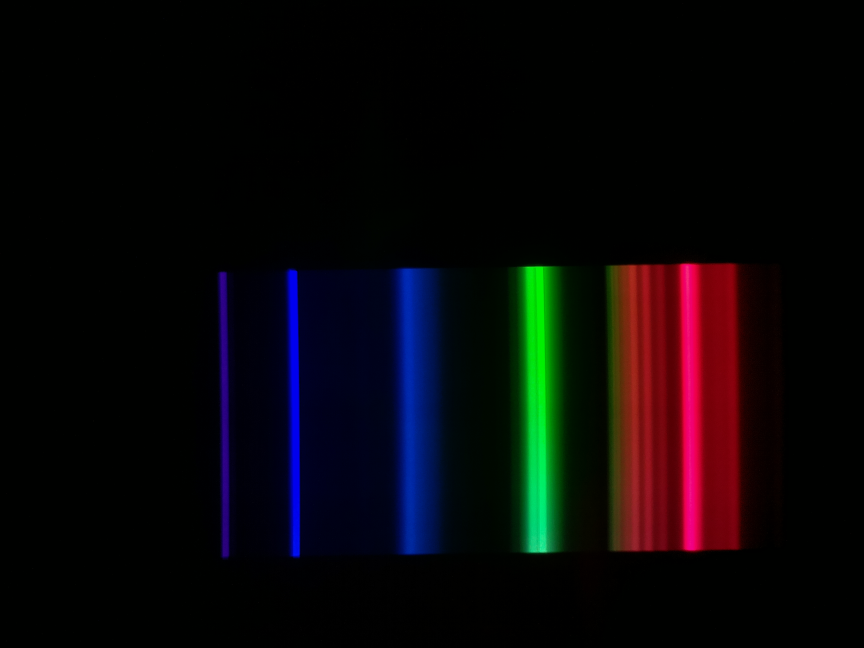
#> input picture testSpectra/cfl_philips_calibration.png, 2592 x 1944 px, given in place of 410nm-420nm.jpg, which was not available (shown at 1/3 size)
$ python lamp_rebuild_search.py
#> lines starting #> are read from the running program, lines starting #| are printed output that depends on the picture; after the words box and inside, x2 and y2 are one past the last pixel; in counts of white or black regions, pixels touching at a corner belong together; pictures that were not available may be replaced by others from this repository, and a replacement may not be noted
### diagnostics/led_lamp_410_680.py
"""410-680 nm lamp study — score Avonec 3 W LED combinations for the pumpkin-oil bands.

Widens `led_combination_search.py` (which answered `SPEC_capture_quality.md` §16.25.4a over 430-670 nm)
to the range Edwin asked for, **410-680 nm** (corrected 2026-08-07 from a 689 typo; 680 is also
exactly where `KB_spectroscopy_physics.md` §7.2 puts the last measurable response), and prices a
**deep-red 3 W STAR emitter** — which Avonec turns out to sell itself.

What changes against the 430-670 study, and why each change matters:

  1. **Thirteen digitised Avonec SPDs, not seven.** The four colour LEDs that study excluded rather than
     guessed (440-450, 455-460, 590-600, 600-610) plus the two remaining whites (2900-3200 K,
     4000-4500 K) now have their axes read off the plots. `--verify` checks every digitised peak
     against the part number.
  2. **The grid is 410-680 nm.** Both new ends carry a specific pigment question:
       - **410-430** brackets the **Soret peak at ~432 nm** from BELOW. Demetallation
         (protochlorophyll -> protopheophytin, the green->brown chemistry, `KB_spectroscopy_physics.md`
         §4.1) **weakens AND blue-shifts** the Soret. A shift cannot be measured from one flank.
       - **660-680** is the first genuinely **pigment-free window** (Qy is at ~623-626 nm, not 665), so
         it is the natural baseline anchor the metric has never had.
  3. **The deep-red star.** Modelled from the Avonec 660 measured curve as the shape proxy, with a
     peak/width sensitivity sweep, because the second vendor's part has no measured SPD on file.
  4. **Emitted vs DELIVERED.** An emitted-photon ranking is only half the answer past 630 nm: the
     instrument's own response falls steeply there (`KB_spectroscopy_physics.md` §7.2 — the red channel
     drops ~40x between 631 and 657 nm). Every combination is therefore scored twice, and the delivered
     score is bracketed by an optimistic and a pessimistic response model rather than a single curve.

⚠ What this can and cannot say. It ranks CANDIDATE SPECTRA. It knows nothing about drive current,
binning, thermal droop, diffuser transmission, or how emitters combine behind one diffuser. Real
per-part output varies far more than these normalised curves suggest. Treat the ranking as a shortlist
for the bench, not a result.

Run from the spectracsPy repo root:
    ./venv/bin/python diagnostics/led_lamp_410_680.py [--verify] [--figures]
"""
import itertools
import json
import os
import sys

import numpy as np
from PIL import Image

LED_DIRECTORY = "/home/nidwe72/development/spectracs/spectracs-references/leds/avonec/"
OUT_DIRECTORY = "/home/nidwe72/development/spectracs/spectracs-references/tmp/lamp410680/"

# file -> (first gridline label, last gridline label, label interval, nominal peak).
# ⚠ Hand-read from each plot's x axis. The interval is a SELF-CHECK: the number of detected gridlines
# must equal (last-first)/interval + 1, so a mis-read axis fails loudly instead of shifting a curve
# silently. `--verify` then checks the digitised peak against the part number.
# The first seven were calibrated for the 430-670 study; the last seven were read for this one.
PLOTS = {
    "410nm-420nm.jpg":   (375.0, 470.0,  5.0, 421.0),
    "430nm-435nm.jpg":   (390.0, 490.0, 10.0, 432.0),
    "440nm-450nm.jpg":   (400.0, 490.0,  5.0, 441.0),
    "455nm-460nm.jpg":   (410.0, 510.0, 10.0, 458.0),
    "480nm-485nm.jpg":   (435.0, 530.0,  5.0, 481.0),
    "515nm-525nm.jpg":   (458.0, 598.0, 10.0, 520.0),
    "590nm-600nm.jpg":   (549.0, 629.0,  5.0, 594.0),
    "600nm-610nm.jpg":   (561.0, 656.0,  5.0, 615.0),
    "630nm-640nm.jpg":   (584.0, 674.0,  5.0, 635.0),
    "660nm.jpg":         (606.0, 701.0,  5.0, 661.0),
    "2900k-3200k.jpg":   (406.0, 726.0, 20.0, None),
    "4000k-4500k.jpg":   (399.0, 759.0, 20.0, None),
    "5500k-6000k.jpg":   (402.0, 702.0, 20.0, None),
    "6500k-7000k.jpg":   (400.0, 720.0, 20.0, None),
    "10000k-20000k.jpg": (407.0, 687.0, 20.0, None),
}

GRID = np.arange(410.0, 680.5, 0.5)

# ⭐ MEASURED on the rig, DN per bin — `SPEC_capture_quality.md` §16.25.4 (Edwin 2026-08-07: put the real
# lamps into the figures). These are the only numbers in this file that are lamp x instrument TOGETHER,
# which is exactly what makes them worth plotting: they are what the camera actually recorded.
#   ⚠ Two source tables, and they may not share a scale. The 440-630 sweep is "full sweep, same
#     registration"; the 430/450/650/656/680 points come from four screenshots at "same exposure".
#     The Sansi RISES from 149 DN at 630 to 176 at 650 across that join, which no phosphor continuum
#     does — so either the two tables are on different scales, or the Sansi has a line-emitting red
#     phosphor (KSF/PFS Mn(4+) has narrow lines near 631/648/660). Do not read the join as physical.
#   ⛔ The 680 nm column is NOT trustworthy: SPEC_metric_research.md §9.1 P3 records the "Sansi 24 DN at
#     680" figure came from "a screenshot ending at ~676 nm with a transferred wavelength scale".
MEASURED_LAMPS = {
    "Yuji":  {430: 39, 440: 81, 450: 84, 460: 72, 480: 147, 500: 136, 520: 115, 540: 98,
              560: 83, 580: 90, 600: 91, 620: 63, 630: 52, 650: 47, 656: 21, 680: 2},
    "Sansi": {430: 39, 440: 108, 450: 147, 460: 122, 480: 161, 500: 196, 520: 182, 540: 168,
              560: 153, 580: 180, 600: 185, 620: 159, 630: 149, 650: 176, 656: 115, 680: 24},
    "DIY 7x3W": {430: 140, 440: 113, 450: 106, 460: 120, 480: 128, 500: 43, 520: 35, 540: 43,
                 560: 47, 580: 50, 600: 43, 620: 18, 630: 12, 650: 8, 656: 2, 680: 0},
}
# ⚠ The Sansi CLIPS at 255 through 600-640 in the screenshot set, so its mid-range there is a floor,
# not a value. The sweep table's Sansi numbers (<=196) are not clipped.
UNTRUSTED_ABOVE = 676.0

# The pigment's own band centres — KB_spectroscopy_physics.md §4.1a. This is what we want light AT.
PIGMENT = {"Soret 432": 432.0, "Q 574": 574.0, "Qy 625": 625.0}

# The two ends the widened range exists to buy, and what each is for.
SORET_SHAPE = (415.0, 450.0)     # bracket the Soret so a BLUE SHIFT is measurable, not just a depth
QUIET_WINDOW = (660.0, 680.0)    # first pigment-free region -> the baseline anchor the metric lacks

# The bands the metric integrates today, where a steep emitter edge does real damage, plus the two
# the widened range would add.
BANDS = {
    "Soret 428-440": (428.0, 440.0),   # NEW — the peak itself, not the 448-460 flank
    "Soret 448-460": (448.0, 460.0),   # shipped window
    "near 520-540":  (520.0, 540.0),
    "Q 560-580":     (560.0, 580.0),
    "far 620-630":   (620.0, 630.0),
    "quiet 662-678": (662.0, 678.0),   # NEW — the pigment-free anchor
}
# §16.24.2: an error in the Q band is levered ~17x relative to the Soret. The two new bands are
# weighted as what they are — a shape measurement and a baseline anchor, both high-value, neither yet
# load-bearing for the shipped metric.
BAND_WEIGHT = {"Soret 428-440": 2.0, "Soret 448-460": 1.0, "near 520-540": 2.0,
               "Q 560-580": 4.0, "far 620-630": 4.0, "quiet 662-678": 3.0}


# --------------------------------------------------------------------------- digitiser

def digitise(fileName):
    """The plotted curve as values on GRID, normalised to its own peak.

    ⚠ x is calibrated on the GRIDLINES, after discarding the image borders that also read as grey. The
    gridline count is checked against the axis labels, so a mis-read axis fails loudly instead of
    silently shifting a curve. y needs no calibration — every Avonec plot is normalised to 1.00 at its
    own peak."""
#> called with fileName = '410nm-420nm.jpg'
    first, last, interval, _ = PLOTS[fileName]
    image = np.asarray(Image.open(LED_DIRECTORY + fileName).convert("RGB")).astype(float)
    red, green, blue = image[:, :, 0], image[:, :, 1], image[:, :, 2]
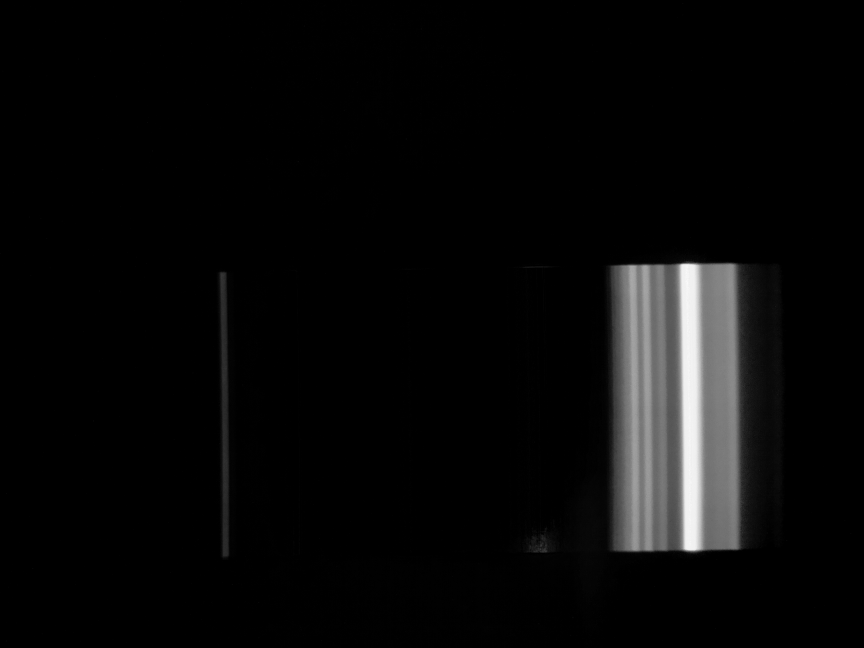
#> red: shape (1944, 2592) float64 (shown at 1/3 size); min 0, max 255, mean 9.5
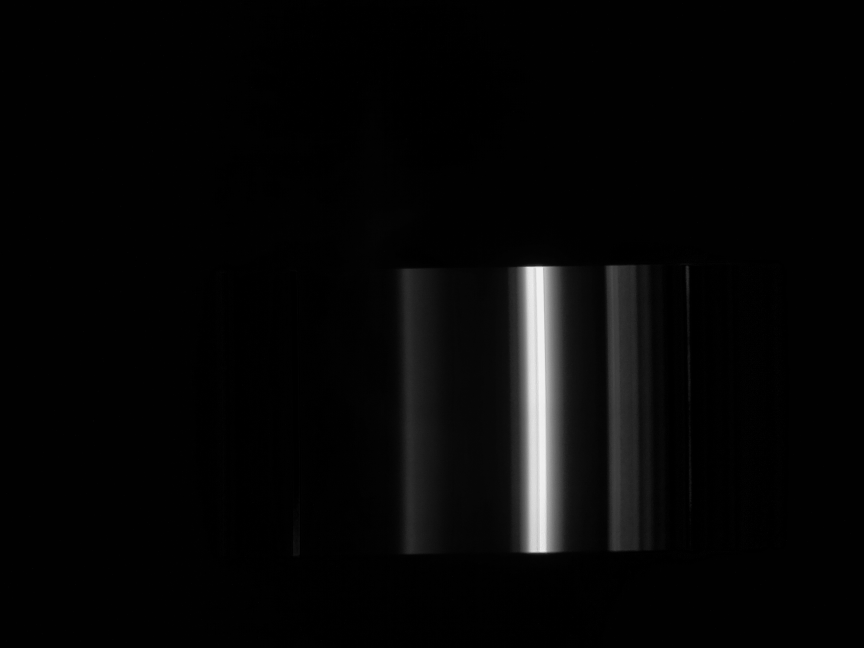
#> green: shape (1944, 2592) float64 (shown at 1/3 size); min 0, max 249, mean 6.6
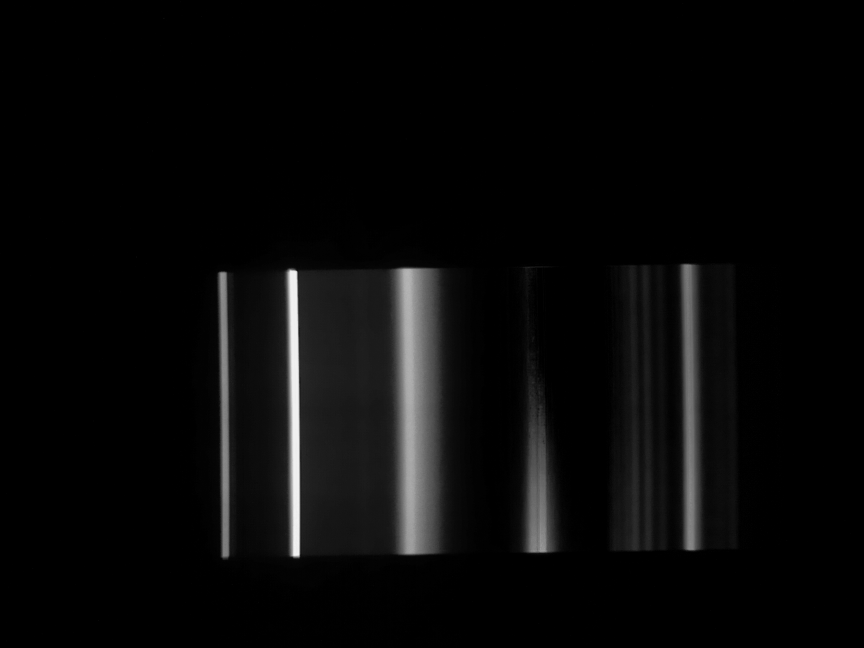
#> blue: shape (1944, 2592) float64 (shown at 1/3 size); min 0, max 246, mean 8.7
    curve = (blue > red + 25) & (blue > green + 15)
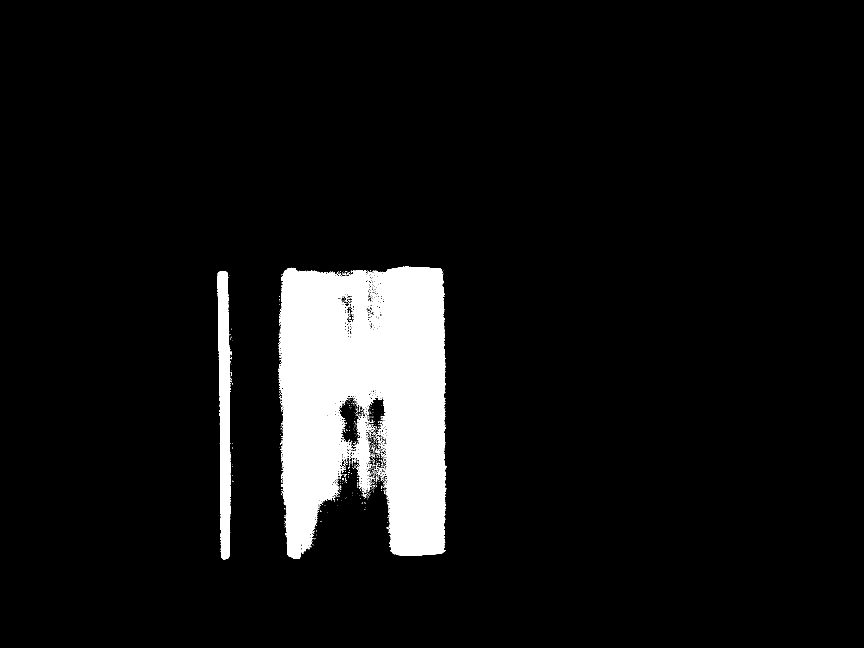
#> curve: shape (1944, 2592) bool (shown at 1/3 size); 7.1% white; 905 white regions (880 under 20 px), largest, box (x1, y1, x2, y2) and area: (834, 800, 1340, 1676) 329065, (652, 814, 696, 1679) 25878, (1126, 1346, 1140, 1360) 55
    columns = np.where(curve.any(axis=0))[0]
#> columns = 555 values from 652 to 1340
    if len(columns) == 0:
        raise ValueError("no curve found in %s" % fileName)

    rows = np.where(curve.any(axis=1))[0]
#> rows = 879 values from 800 to 1678
    top, bottom = rows.min(), rows.max()
#> top = 800; bottom = 1678
    band = image[top:bottom + 1]
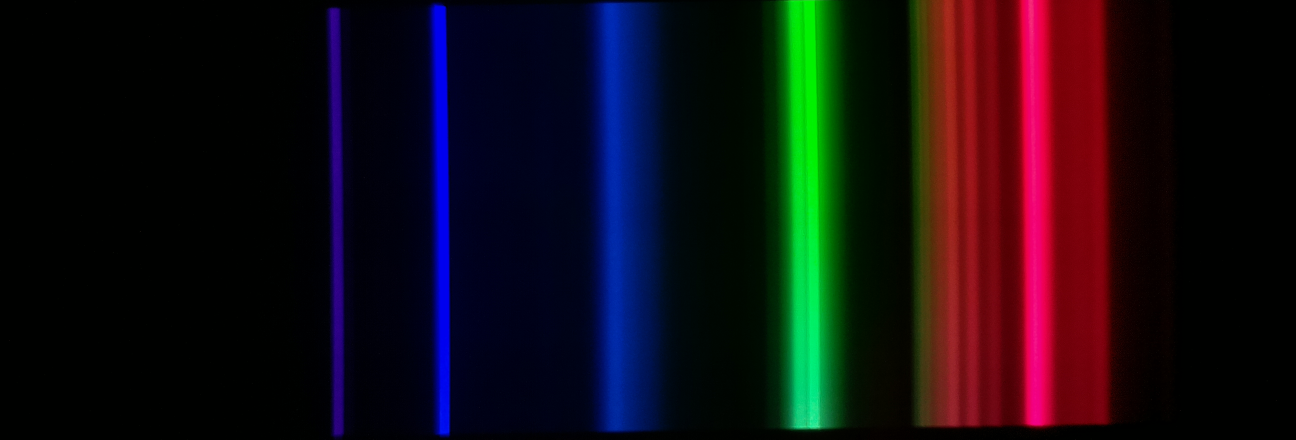
#> band: shape (879, 2592, 3) float64 (shown at 1/2 size); mean R, G, B 20.7, 13.3, 19.1
    grey = (np.abs(band[:, :, 0] - band[:, :, 1]) < 12) & (np.abs(band[:, :, 1] - band[:, :, 2]) < 12) \
        & (band[:, :, 0] > 150) & (band[:, :, 0] < 245)
#> grey: shape (879, 2592) bool; every value is 0
    gridColumns = np.where(grey.mean(axis=0) > 0.7)[0]
#> gridColumns = empty array
    if len(gridColumns) < 2:
#> (the run stopped early here; a loop or call above may not have finished)

$ run again, on testSpectra/cfl_reference_clean_input.png
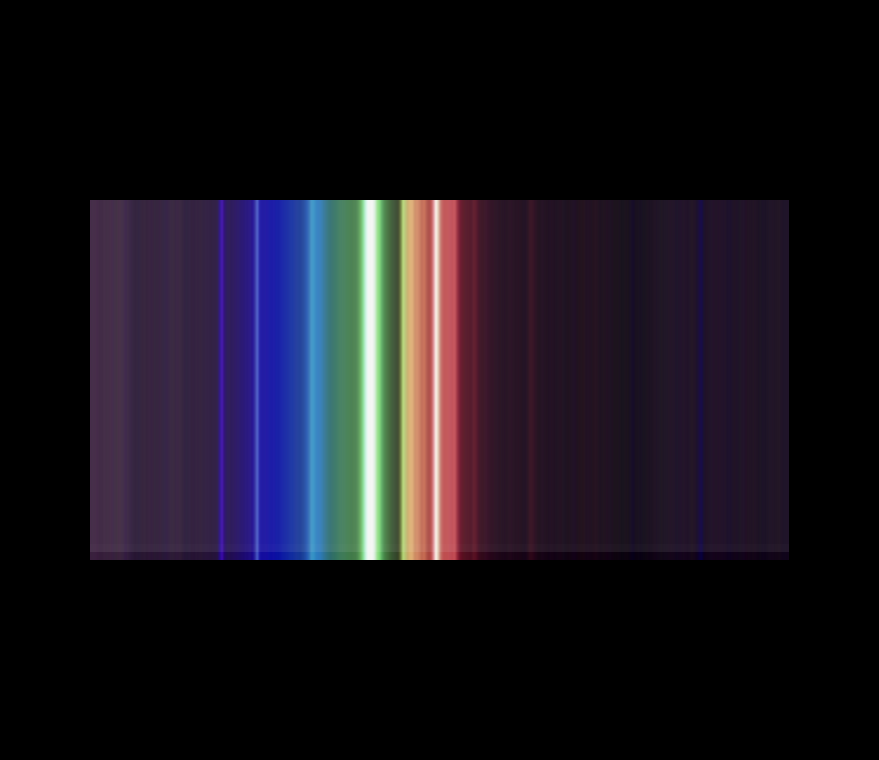
#> input picture testSpectra/cfl_reference_clean_input.png, 879 x 760 px, given in place of 410nm-420nm.jpg, which was not available
#> in digitise, `curve = (blue > red + 25) & (blue > green + 15)`:
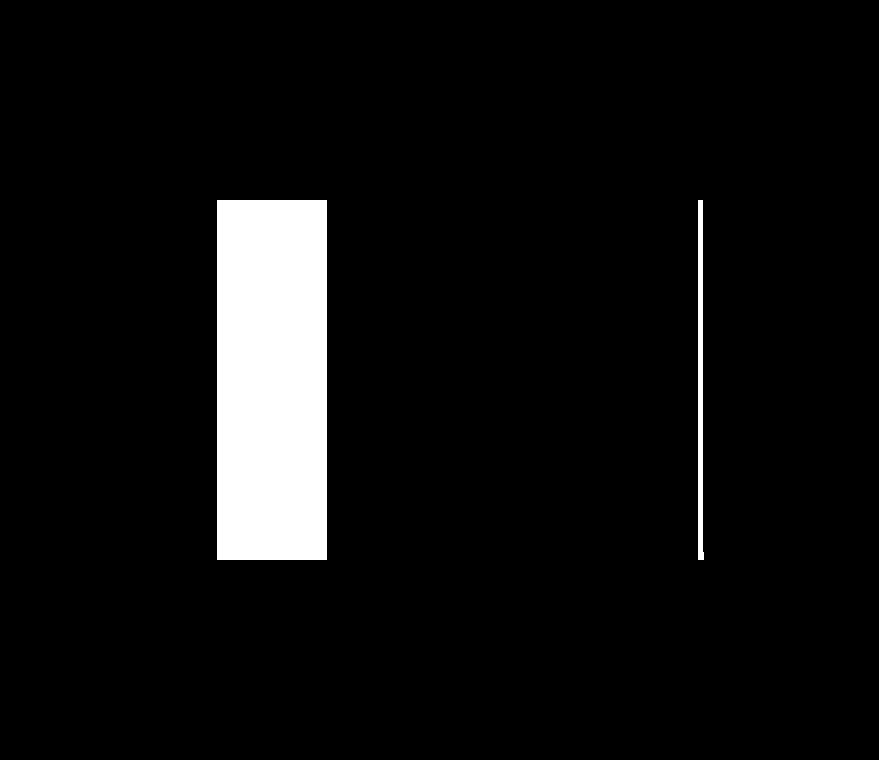
#> curve: shape (760, 879) bool; 6.2% white; 2 white regions, box (x1, y1, x2, y2) and area: (217, 200, 327, 560) 39600, (698, 200, 704, 560) 1808
#> columns = 116 values from 217 to 703
#> rows = 360 values from 200 to 559
#> top = 200; bottom = 559
#> in digitise, `grey = (np.abs(band[:, :, 0] - band[:, :, 1]) < 12) & (np.abs(band[:, ..`:
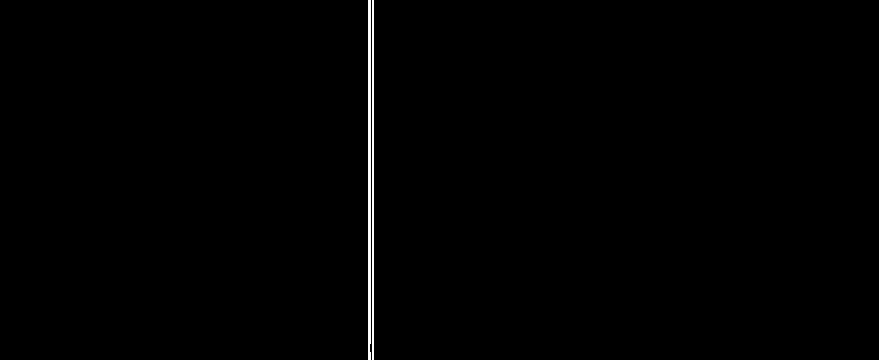
#> grey: shape (360, 879) bool; 0.57% white; 2 white regions, box (x1, y1, x2, y2) and area: (368, 0, 371, 360) 1072, (372, 0, 374, 360) 720
#> gridColumns = [368, 369, 370, 372, 373]
#> groups = []; start = 368
#> the loop in digitise, `for a, b in zip(gridColumns, gridColumns[1:]):` made 4 passes
